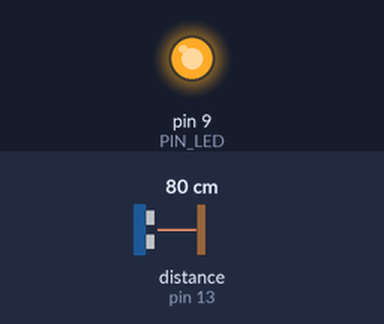
Bench run of a sketch on a simulated Arduino Uno, built with avr-gcc and run on an emulated ATmega328P. On the bench: output pins drawn as LEDs (lit = HIGH). Wiring (inferred from the names in the program): ultrasonic range finder: trigger pin 12; echo pin 13. Inputs (shaded band) come from the test bench; at power-on: distance to the obstacle (sensor on pin 13) 80 cm. The echo pulse lasts 58.3 µs per cm; pins used as bus, display or sensor lines are not drawn; what the sketch prints to the serial monitor is not drawn.

Above: at 1.2 s.
1.3 s: distance to the obstacle (sensor on pin 13) set to 18 cm
At 2.0 s:
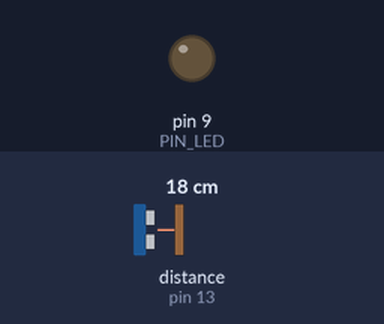
2.8 s: distance to the obstacle (sensor on pin 13) set to 2 cm
At 3.1 s:
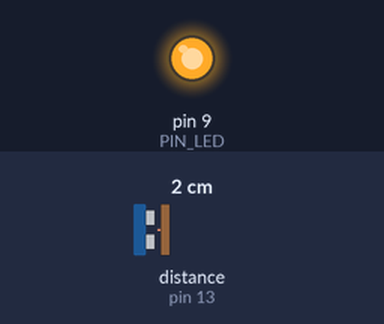
Timing chart, 0 to 5.8 s (numbered marks = the images above; inputs shaded):
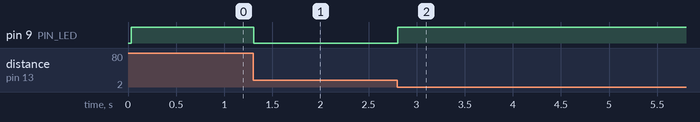

Measured:
- after the input at 1.3 s, pin 9 (PIN_LED): HIGH → LOW at once
- after the input at 2.8 s, pin 9 (PIN_LED): LOW → HIGH at once

The sketch:

09_example_1___.ino
```cpp
// Arduino pin assignment
#define PIN_LED  9
#define PIN_TRIG 12
#define PIN_ECHO 13

// configurable parameters
#define SND_VEL 346.0     // sound velocity at 24 celsius degree (unit: m/sec)
#define INTERVAL 25       // sampling interval (unit: msec)
#define PULSE_DURATION 10 // ultra-sound Pulse Duration (unit: usec)
#define _DIST_MIN 100     // minimum distance to be measured (unit: mm)
#define _DIST_MAX 300     // maximum distance to be measured (unit: mm)

#define TIMEOUT ((INTERVAL / 2) * 1000.0) // maximum echo waiting time (unit: usec)
#define SCALE (0.001 * 0.5 * SND_VEL)     // coefficent to convert duration to distance

#define N 30 // Number of samples for median filter. You can change this value (e.g., 3, 10, 30)
float samples[N]; // Array to store recent N samples
int sample_index = 0; // Index for the circular buffer

// global variables
unsigned long last_sampling_time;   // unit: msec

void setup() {
  // initialize GPIO pins
  pinMode(PIN_LED,OUTPUT);
  pinMode(PIN_TRIG,OUTPUT);
  pinMode(PIN_ECHO,INPUT);
  digitalWrite(PIN_TRIG, LOW);

  // initialize serial port
  Serial.begin(57600);
}

void loop() {
  float dist_raw, dist_median;

  // wait until next sampling time.
  if (millis() < last_sampling_time + INTERVAL)
    return;

  // get a distance reading from the USS
  dist_raw = USS_measure(PIN_TRIG,PIN_ECHO);

  // Implement the range filter
  if ((dist_raw == 0.0) || (dist_raw > _DIST_MAX) || (dist_raw < _DIST_MIN)) {
      samples[sample_index] = dist_raw;
  } else {    // In desired Range
      samples[sample_index] = dist_raw;
  }

  // Update the sample index for circular buffer
  sample_index = (sample_index + 1) % N;

  // Get the median of the samples
  dist_median = getMedian(samples, N);

  // output the distance to the serial port
  Serial.print("Min:");
  Serial.print(_DIST_MIN);
  Serial.print(",raw:");
  Serial.print(dist_raw);
  Serial.print(",ema:");
  Serial.print(0,0);
  Serial.print(",median:");
  Serial.print(dist_median);
  Serial.print(",Max:");
  Serial.print(_DIST_MAX);
  Serial.println("");

  // Control LED based on raw distance
  if ((dist_raw < _DIST_MIN) || (dist_raw > _DIST_MAX)) {
    digitalWrite(PIN_LED, 1); // LED OFF
  } else {
    digitalWrite(PIN_LED, 0); // LED ON
  }

  // update last sampling time
  last_sampling_time += INTERVAL;
}

// Function to calculate the median of a float array
float getMedian(float arr[], int size) {
  // Simple bubble sort to sort the array
  for (int i = 0; i < size - 1; i++) {
    for (int j = 0; j < size - i - 1; j++) {
      if (arr[j] > arr[j+1]) {
        float temp = arr[j];
        arr[j] = arr[j+1];
        arr[j+1] = temp;
      }
    }
  }

  // If size is odd, return the middle element
  if (size % 2 != 0) {
    return arr[size / 2];
  } else { // If size is even, return the average of the two middle elements
    return (arr[size / 2 - 1] + arr[size / 2]) / 2.0;
  }
}

// get a distance reading from USS.
// return value is in millimeter.
float USS_measure(int TRIG, int ECHO)
{
  digitalWrite(TRIG, HIGH);
  delayMicroseconds(PULSE_DURATION);
  digitalWrite(TRIG, LOW);

  return pulseIn(ECHO, HIGH, TIMEOUT) * SCALE; // unit: mm
}
```
